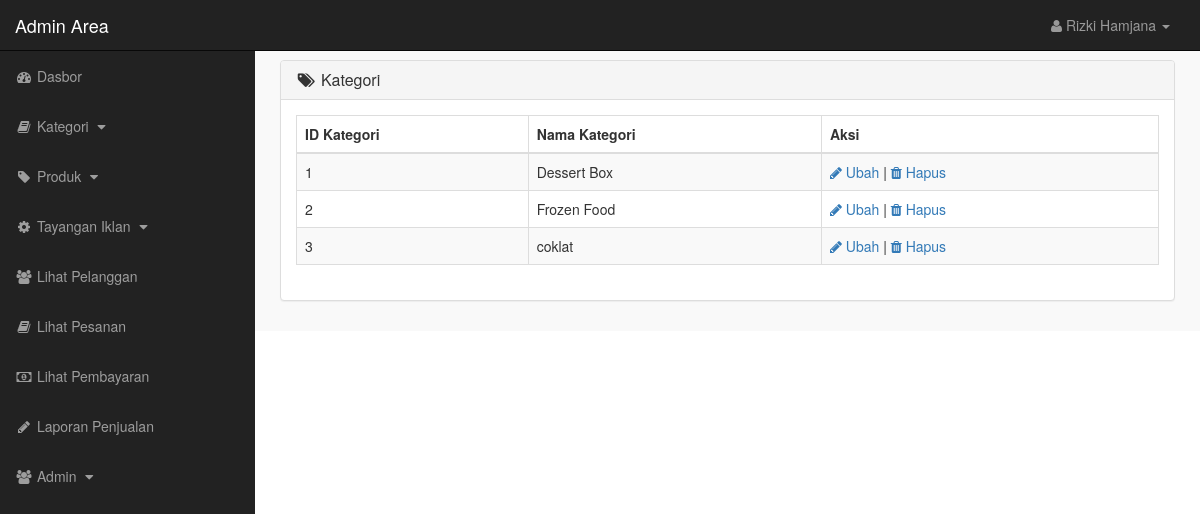
The page /admin_area/index.php?view_cats (signed in) on the database its author committed.
### tables this page shows
CREATE TABLE `categories` (
  `cat_id` int(10) NOT NULL,
  `cat_title` text NOT NULL,
  `cat_image` text NOT NULL
);

### admin_area/view_cats.php (the view)
<?php
    if(!isset($_SESSION['admin_email'])){
        echo "<script>window.open('login.php','_self')</script>";
    }else{
?>
<div class="row">
    <div class="col-lg-12">
        <div class="panel panel-default">
            <div class="panel-heading">
                <h3 class="panel-title">
                    <i class="fa fa-tags fa-fw"></i> Kategori
                </h3>
            </div>
            <div class="panel-body">
                <div class="table-responsive">
                    <table class="table table-hover table-striped table-bordered">
                        <thead>
                            <tr>
                                <th> ID Kategori </th>
                                <th> Nama Kategori </th>
                                <th> Aksi </th>
                            </tr>
                        </thead>
                        <tbody>
                            <?php
                                $i=0;
                                $get_cats = "select * from categories";
                                $run_cats = mysqli_query($con,$get_cats);
                                while($row_cats=mysqli_fetch_array($run_cats)){
                                    $cat_id = $row_cats['cat_id'];
                                    $cat_title = $row_cats['cat_title'];
                                     $i++;
                            ?>
                            <tr>
                                <td> <?php echo $i; ?> </td>
                                <td> <?php echo $cat_title; ?> </td>
                                <td>
                                    <a href="index.php?edit_cat= <?php echo $cat_id; ?> ">
                                        <i class="fa fa-pencil"></i> Ubah
                                    </a>
                                |
                                    <a href="index.php?delete_cat= <?php echo $cat_id; ?> " onclick = "if (! confirm('Ingin menghapus kategori?')) { return false; }">
                                        <i class="fa fa-trash"></i> Hapus
                                    </a>
                                </td>
                            </tr>
                            <?php } ?>
                        </tbody>
                    </table>
                </div>
            </div>
        </div>
    </div>
</div>
<?php } ?>

### admin_area/includes/sidebar.php (shortened to what this page needs)
<?php
    if(!isset($_SESSION['admin_email'])){
        echo "<script>window.open('login.php','_self')</script>";
    }else{
?>
<nav class="navbar navbar-inverse navbar-fixed-top">
    <div class="navbar-header">
        <a href="index.php?dashboard" class="navbar-brand">Admin Area</a>
    </div>
    <ul class="nav navbar-right top-nav">
        <li class="dropdown">
            <a href="#" class="dropdown-toggle" data-toggle="dropdown">
                <i class="fa fa-user"></i> <?php echo $admin_name;  ?> <b class="caret"></b>
            </a>
        </li>
    </ul>
    <div class="collapse navbar-collapse navbar-ex1-collapse">
        <ul class="nav navbar-nav side-nav">
            <li>
                <a href="index.php?dashboard">
                        <i class="fa fa-fw fa-dashboard"></i> Dasbor
                </a>
            </li>
            <li>
                <a href="#" data-toggle="collapse" data-target="#cat">
                        <i class="fa fa-fw fa-book"></i> Kategori
                        <i class="fa fa-fw fa-caret-down"></i>
                </a>
            </li>
            <li>
                <a href="#" data-toggle="collapse" data-target="#products">
                        <i class="fa fa-fw fa-tag"></i> Produk
                        <i class="fa fa-fw fa-caret-down"></i>
                </a>
            </li>
            <li>
                <a href="#" data-toggle="collapse" data-target="#slides">
                        <i class="fa fa-fw fa-gear"></i> Tayangan Iklan
                        <i class="fa fa-fw fa-caret-down"></i>
                </a>
            </li>
            <li>
                <a href="index.php?view_customers">
                    <i class="fa fa-fw fa-users"></i> Lihat Pelanggan
                </a>
            </li>
            <li>
                <a href="index.php?view_orders">
                    <i class="fa fa-fw fa-book"></i> Lihat Pesanan
                </a>
            </li>
            <li>
                <a href="index.php?view_payments">
                    <i class="fa fa-fw fa-money"></i> Lihat Pembayaran
                </a>
            </li>
            <li>
                <a href="index.php?edit_css">
                    <i class="fa fa-fw fa-pencil"></i> Laporan Penjualan
                </a>
            </li>
            <li>
                <a href="#" data-toggle="collapse" data-target="#users">
                        <i class="fa fa-fw fa-users"></i> Admin
                        <i class="fa fa-fw fa-caret-down"></i>
                </a>
            </li>
        </ul>
    </div>
</nav>
<?php } ?>

### admin_area/css/style.css (style rules this page uses)
body { margin-top: 100px; }
@media (min-width: 768px) { body { margin-top: 50px; } }
@media (min-width: 768px) { .top-nav { margin: 0 15px; } }
@media (min-width: 768px) { .top-nav>li { float: none; display: inline-block; } }
@media (min-width: 768px) { .top-nav>li>a { color: #999999; line-height: 20px; padding-top: 15px; padding-bottom: 15px; } }
@media (min-width: 768px) { .panel-body { border-radius: 5px; } }

### rows shown on the page
categories: cat_title "Dessert Box"
categories: cat_title "Frozen Food"
categories: cat_title "coklat"

### other values the page prints
$admin_name "Rizki Hamjana"
